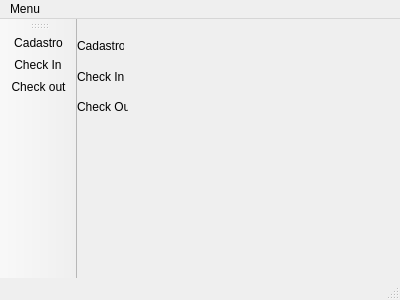
<?xml version="1.0" encoding="UTF-8"?>
<ui version="4.0">
 <class>MainWindow</class>
 <widget class="QMainWindow" name="MainWindow">
  <property name="geometry">
   <rect>
    <x>0</x>
    <y>0</y>
    <width>400</width>
    <height>300</height>
   </rect>
  </property>
  <property name="windowTitle">
   <string>MainWindow</string>
  </property>
  <widget class="QWidget" name="centralWidget">
   <widget class="QLabel" name="label">
    <property name="geometry">
     <rect>
      <x>0</x>
      <y>20</y>
      <width>47</width>
      <height>13</height>
     </rect>
    </property>
    <property name="text">
     <string>Cadastro</string>
    </property>
   </widget>
   <widget class="QLabel" name="label_2">
    <property name="geometry">
     <rect>
      <x>0</x>
      <y>50</y>
      <width>51</width>
      <height>16</height>
     </rect>
    </property>
    <property name="text">
     <string>Check In</string>
    </property>
   </widget>
   <widget class="QLabel" name="label_3">
    <property name="geometry">
     <rect>
      <x>0</x>
      <y>80</y>
      <width>51</width>
      <height>16</height>
     </rect>
    </property>
    <property name="text">
     <string>Check Out</string>
    </property>
   </widget>
  </widget>
  <widget class="QMenuBar" name="menuBar">
   <property name="geometry">
    <rect>
     <x>0</x>
     <y>0</y>
     <width>400</width>
     <height>21</height>
    </rect>
   </property>
   <widget class="QMenu" name="menuMenu">
    <property name="title">
     <string>Menu</string>
    </property>
    <addaction name="actionCadastro"/>
    <addaction name="actionCheck_In"/>
    <addaction name="actionCheck_out"/>
   </widget>
   <addaction name="menuMenu"/>
  </widget>
  <widget class="QToolBar" name="mainToolBar">
   <attribute name="toolBarArea">
    <enum>LeftToolBarArea</enum>
   </attribute>
   <attribute name="toolBarBreak">
    <bool>true</bool>
   </attribute>
   <addaction name="actionCadastro"/>
   <addaction name="actionCheck_In"/>
   <addaction name="actionCheck_out"/>
  </widget>
  <widget class="QStatusBar" name="statusBar"/>
  <action name="actionCadastro">
   <property name="icon">
    <iconset resource="menuzinho.qrc">
     <normaloff>:/rec/Menu/person-add_icon-icons.com_50077.png</normaloff>:/rec/Menu/person-add_icon-icons.com_50077.png</iconset>
   </property>
   <property name="text">
    <string>Cadastro</string>
   </property>
  </action>
  <action name="actionCheck_In">
   <property name="icon">
    <iconset resource="menuzinho.qrc">
     <normaloff>:/rec/Menu/Users-Enter-2-icon.png</normaloff>:/rec/Menu/Users-Enter-2-icon.png</iconset>
   </property>
   <property name="text">
    <string>Check In</string>
   </property>
  </action>
  <action name="actionCheck_out">
   <property name="icon">
    <iconset resource="menuzinho.qrc">
     <normaloff>:/rec/Menu/Users-Exit-icon.png</normaloff>:/rec/Menu/Users-Exit-icon.png</iconset>
   </property>
   <property name="text">
    <string>Check out</string>
   </property>
  </action>
 </widget>
 <layoutdefault spacing="6" margin="11"/>
 <resources>
  <include location="menuzinho.qrc"/>
 </resources>
 <connections/>
</ui>
